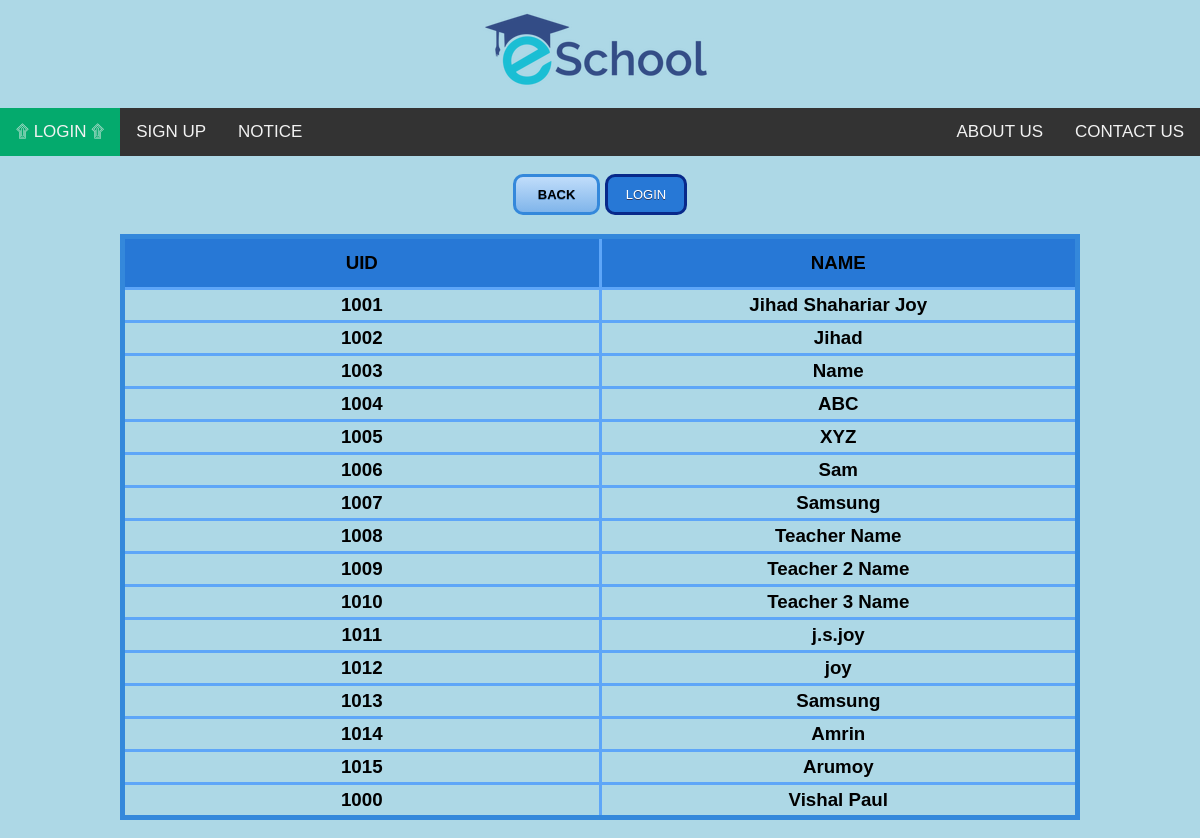
The page /Student/views/uid-list.php on the database its author committed.
### tables this page shows
CREATE TABLE `users` (
  `id` int(10) NOT NULL,
  `uid` varchar(10) NOT NULL,
  `password` varchar(20) NOT NULL,
  `name` varchar(50) NOT NULL,
  `dob` varchar(20) NOT NULL,
  `gender` varchar(10) NOT NULL,
  `bloodgrp` varchar(10) DEFAULT NULL,
  `class` int(10) DEFAULT NULL,
  `address` varchar(100) NOT NULL,
  `email` varchar(50) NOT NULL,
  `picture` text NOT NULL,
  `type` varchar(10) NOT NULL,
  `status` varchar(10) NOT NULL
);

### Student/model/studentsModel.php (called while the page is built, shortened)
<?php
	function getAllUsers(){
		$con = getConnection();
		$sql = "select * from users";
		$result = mysqli_query($con, $sql);
		return $result;
	}
?>

### Student/views/uid-list.php (the view, shortened to what this page needs)
<?php
		include('headerL.php');
		require_once('../model/studentsModel.php');
	$result = getAllUsers();
?>
<!DOCTYPE html>
<html>
<head>
</head>
<body>
	<br>
	<center>
		<a href="signup.php" class="lightBlueButton">BACK</a>
		<a href="login.php" class="darkBlueButton">LOGIN</a>
	</center>
		<h3><table border="5" align="center" width="80%" cellspacing="4" cellpadding="4" class="customTable">
		<thead>
		<tr>
			<th height="40px" width="50%">UID</th>
			<th>NAME</th>
		</tr>
		</thead>
		<?php while($data =mysqli_fetch_assoc($result)){ ?>
				<tbody>
				<tr>
					<td><?=$data['uid']?></td>
					<td><?=$data['name']?></td>
				</tr>
				</tbody>
		<?php } ?>
	</table></h3>
</body>
</html>

### Student/views/headerL.php (style rules this page uses)
body { margin:0;font-family:Arial }
body { background-color: lightblue; }

### Student/views/uid-list.php (style rules this page uses)
.lightBlueButton { box-shadow:inset 0px 0px 0px 0px #dcecfb; background:linear-gradient(to bottom, #bddbfa 5%, #80b5ea 100%); background-color:#bddbfa; border-radius:10px; border:3px solid #3488db; display:inline-block; cursor:pointer; color:#ffffff; font-family:Arial; color: black; font-size:13px; font-weight:bold; padding:10px 22px; text-decoration:none; text-shadow:0px 1px 0px #528ecc; }
.darkBlueButton { background-color:#2778d6; border-radius:10px; border:3px solid #08298a; display:inline-block; cursor:pointer; color:#ffffff; font-family:Arial; font-size:13px; padding:10px 18px; text-decoration:none; text-shadow:0px 1px 0px #283966; }
table.customTable { border-collapse: collapse; border-width: 5px; border-color: #3488db; border-style: solid; color: #000000; }
table.customTable td, table.customTable th { border-width: 3px; border-color: #5EA6F8; border-style: solid; text-align: center; }
table.customTable thead { background-color: #2778d6; }

### rows shown on the page
users: uid "1001", name "Jihad Shahariar Joy"
users: uid "1002", name "Jihad"
users: uid "1003", name "Name"
users: uid "1004", name "ABC"
users: uid "1005", name "XYZ"
users: uid "1006", name "Sam"
users: uid "1007", name "Samsung"
users: uid "1008", name "Teacher Name"
users: uid "1009", name "Teacher 2 Name"
users: uid "1010", name "Teacher 3 Name"
users: uid "1011", name "j.s.joy"
users: uid "1012", name "joy"
users: uid "1013", name "Samsung"
users: uid "1014", name "Amrin"
users: uid "1015", name "Arumoy"
users: uid "1000", name "Vishal Paul"
